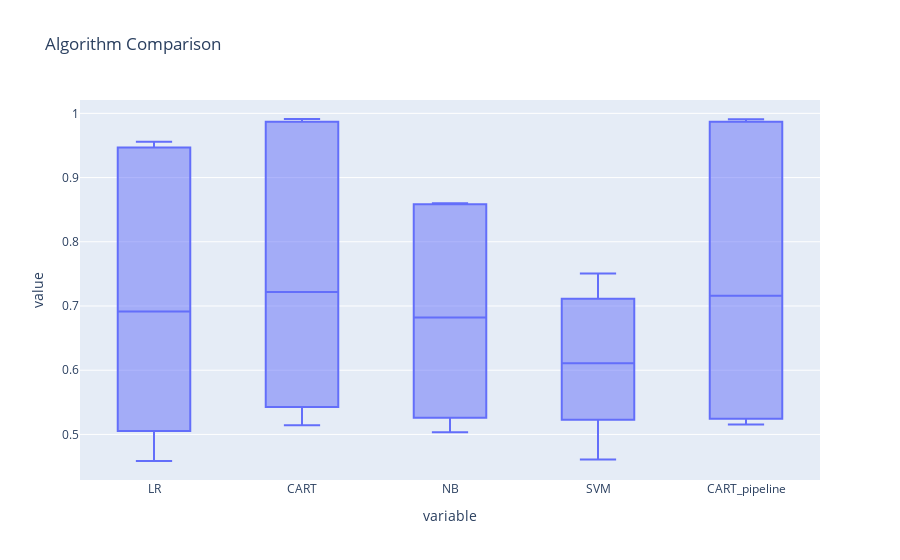

The notebook cell this image was saved under:
### Code cell
result_df = pd.DataFrame(results, index=names).T
px.box(result_df,title = 'Algorithm Comparison')

### Figure 1 — Plotly figure (JSON) as saved in the notebook; plotly's stock layout.template omitted (floating-point values rounded to 4 significant figures)
{"data": [{"alignmentgroup": "True", "hovertemplate": "variable=%{x}<br>value=%{y}<extra></extra>", "legendgroup": "", "marker": {"color": "#636efa"}, "name": "", "notched": false, "offsetgroup": "", "orientation": "v", "showlegend": false, "type": "box", "x": ["LR", "LR", "LR", "LR", "LR", "LR", "LR", "LR", "LR", "LR", "CART", "CART", "CART", "CART", "CART", "CART", "CART", "CART", "CART", "CART", "NB", "NB", "NB", "NB", "NB", "NB", "NB", "NB", "NB", "NB", "SVM", "SVM", "SVM", "SVM", "SVM", "SVM", "SVM", "SVM", "SVM", "SVM", "CART_pipeline", "CART_pipeline", "CART_pipeline", "CART_pipeline", "CART_pipeline", "CART_pipeline", "CART_pipeline", "CART_pipeline", "CART_pipeline", "CART_pipeline"], "x0": " ", "xaxis": "x", "y": [0.5167, 0.4975, 0.4586, 0.5209, 0.5053, 0.8617, 0.9558, 0.9378, 0.947, 0.9495, 0.5595, 0.5142, 0.5172, 0.5426, 0.5491, 0.8844, 0.9912, 0.9858, 0.987, 0.9885, 0.5558, 0.526, 0.5034, 0.5245, 0.5281, 0.8086, 0.8586, 0.8523, 0.86, 0.8588, 0.5372, 0.7504, 0.6517, 0.5227, 0.7158, 0.6393, 0.582, 0.4609, 0.7114, 0.4992, 0.5446, 0.5193, 0.5155, 0.5245, 0.5368, 0.887, 0.9908, 0.9868, 0.987, 0.9891], "y0": " ", "yaxis": "y"}], "layout": {"boxmode": "group", "legend": {"tracegroupgap": 0}, "title": {"text": "Algorithm Comparison"}, "xaxis": {"anchor": "y", "domain": [0, 1], "title": {"text": "variable"}}, "yaxis": {"anchor": "x", "domain": [0, 1], "title": {"text": "value"}}}}
